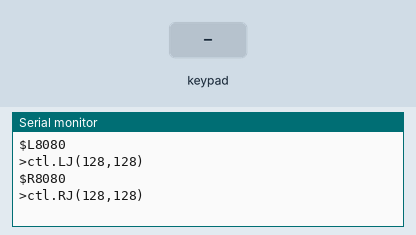
Bench run of a sketch on a simulated Arduino Uno, built with avr-gcc and run on an emulated ATmega328P. Parts: the last lines printed to the serial monitor. The test bench sets the inputs (shaded band). No radio packets arrive unless stated.

Above: at 2.2 s.
2.3 s: key 'U' pressed
At 3.5 s:
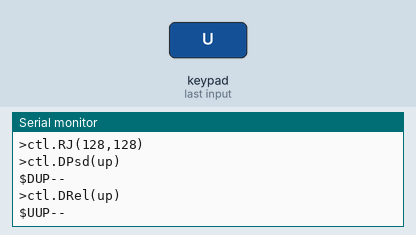
3.8 s: key 'D' pressed
At 5.0 s:
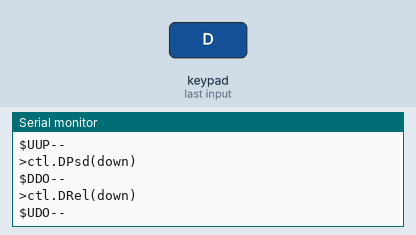
5.3 s: key 'L' pressed
At 6.3 s:
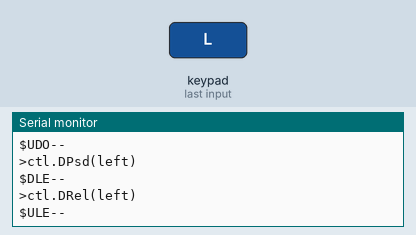
6.8 s: key 'R' pressed
At 8.0 s:
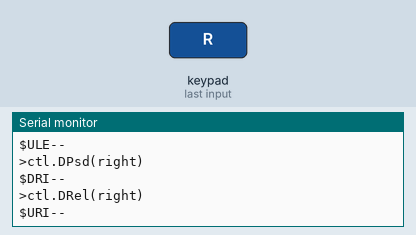
8.3 s: key 'X' pressed
At 9.5 s:
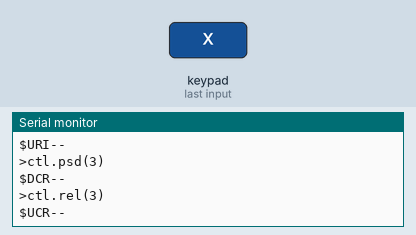
9.8 s: key 'O' pressed
At 10.9 s:
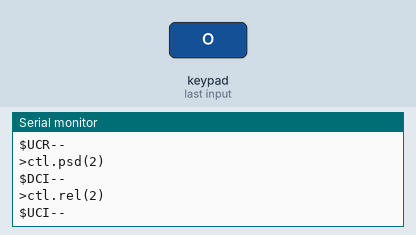

The sketch:

oneControl5_lora.ino
```cpp
#include <PS2X_lib.h>                         /* PS2 Controller Library */
/*
 * IMPORTANTE: INCLUA GRANDES CAPACITORES NA SAÍDA DO REG. 3.3V QUE ALIMENTA O LORA E O CONTROLE PS2
 * INCLUA UM CAPACITOR ENTRE VCC E GND DO LORA
 * REDUZI A VELOCIDADE DO SPI A 250000
 * SE ISSO NÃO FOR FEITO, O CONTROLE PODERÁ REINICIAR QUANDO O LORA TRANSMITE
 *
 * Protocolo antigo: header é >
 * protoc. Novo: header é $
 * O protocolo novo é usado no LoRa
 * O protocolo antigo é enviado pelo serial, por razões de compatibilidade
 */


#include <SPI.h>
#include <LoRa.h>

char payload[6] =">R80FF"; // Should be constant size. Example: >R8080 means right joystick, x = 128, y= 255. > is header


PS2X ps2x;                                    /* create PS2 Controller Class*/
byte Type = 0;
int vibrate = 0;
int RX=0,RY=0,LX=0,LY=0;
int lastRX,lastRY,lastLX,lastLY;
                  //(amarelo,azul),(verde a cinza)

//protocol specific
String header=">ctl.";
String trailer=")\n";
String tmpGlob="";

int value;

// Variables used by the Interpreter

const int dirFields=2;  // Set your number of dirs here
const int argFields=5;  //Set your number of args here
String dir[dirFields];
String strArg[argFields];
int intArg[argFields];
bool hasStrArg[argFields];
bool hasIntArg[argFields];
// Use the following if you want to check for args, commands or forwardables
bool hasArgs=false;
bool gotCmd=false;
bool gotFwd = false;

long startTime, endTime;

String forwardable;
String cmd;

#define uart Serial


/* ------------------------------
Code: Vítor Barbosa (vitorbarbosanc@gmail.com)

Don't forget to upload data alongside with this code to your ESP

ESP8266 tested configs:
  Blue model: 512K Flash, 64KB SPIFFS
  Black model: 1M Flash, 64KB SPIFFS
*/

/*
 * New simple radio protocol
 * U/D/L/R -> key up, down or left/right joystick value
 * {ST, SE, UP, DO, LE, RI, SQ, CI, TR, CR, R1, R2, R3, L1, L2, L3} and 00; or 2 values value 0-255  in hex (00 - FF)for joysticks' x and y
 *
 */


/* Controller protocol:
E.g.: >ctl.psd(start)\n
      >ctl.RJ(128,128)\n
   Begins with ">ctl.", followed by:
   DPsd --> D Pad buton pressed (up,down,left,right)
   DRel --> "  "    "    released
   RPsd --> Right(R1,R2,R3) button pressed
   RRel
   LPsd
   LRel
   LJ --> left joystick, in the form LJ(X,Y) .Eg.: LJ(128,128)
   RJ --> right joystick, ...
   psd --> other button pressed
   rel --> other button released
--------------
      Buttons:
   R --> R1,R2, R3 (3rd is right joystick button)
   L --> L1,L2, L3 (3rd is left joystick button)
   joysticks --> LJ, RJ
  DPad --> up,down,left,right
   other buttons --> start, back/sel, 1,2,3,4   (1,2,3,4 are buttons numbered from the uppermost, clockwise)

   For PS2,PS3,PSX --> 1,2,3,4 are Triangle,Circle, Cross, Square

 */

 void cleanInterpreter(){
         gotFwd=false;
         gotCmd=false;
         forwardable="";
         /* // clean dirs only if necessary
          for(int i=0;i<dirFields;i++){
           dir[i]="";
         }
          */
         for(int i=0; i<argFields; i++) {
                 //intArg[i]=0;
                 //strArg[i]=""; // clean String Arguments only if necessary
                 hasStrArg[i]=false;
                 hasIntArg[i]=false;
         }
 }


void setup(){
        uart.begin(250000);
        cleanInterpreter();
        delay(1000);
        ps2x.config_gamepad(A0,A1,A2,A3, true, true); /* setup pins and settings:  GamePad(clock, command, attention, data, Pressures?, Rumble?) check for error*/
        //ps2x.config_gamepad(2,3,4,5, true, true); /* setup pins and settings:  GamePad(clock, command, attention, data, Pressures?, Rumble?) check for error*/

        Type = ps2x.readType();                  /* Reading type of the PS2 Ccontroller */
        //delay(5000);
        LoRa.setPins(7, 8); //SS, RESET
        LoRa.setSPIFrequency(250000);
        if (!LoRa.begin(433E6)) {
        uart.println("Starting LoRa failed!");
        }

}


void radioWrite(String msg, char header='$'){
  if(header!=0) msg = String(header)+ msg;

  uart.println(msg);
  LoRa.beginPacket();
  LoRa.print(msg);
  LoRa.endPacket();

}


void readJoys(){
  String tmp="";

        LY = ps2x.Analog(PSS_LY);     /* Reading Left stick Y axis */
        LX = ps2x.Analog(PSS_LX);     /* Reading Left stick X axis */
        RY = ps2x.Analog(PSS_RY);     /* Reading Right stick Y axis */
        RX = ps2x.Analog(PSS_RX);     /* Reading Right stick X axis */
        if(LY!=lastLY||LX!=lastLX) {
                String x = String(LX,HEX);
                String y = String(LY,HEX);
                if(x.length()==1) x = String("0") + x;
                if(y.length()==1) y = String("0") + y;

                tmp="L";
                tmp+=x; tmp+=y;
                radioWrite(tmp);

                tmp=header; tmp+="LJ(";
                tmp+=LX; tmp+=","; tmp+=LY; tmp+=trailer;
                uart.print(tmp);

                lastLY=LY; lastLX=LX;
        }
        if(RY!=lastRY||RX!=lastRX) {
                String x = String(RX,HEX);
                String y = String(RY,HEX);
                if(x.length()==1) x = String("0") + x;
                if(y.length()==1) y = String("0") + y;

                tmp="R";
                tmp+=x; tmp+=y;
                radioWrite(tmp);

                tmp=header; tmp+="RJ(";
                tmp+=RX; tmp+=","; tmp+=RY; tmp+=trailer;
                uart.print(tmp);
                lastRY=RY; lastRX=RX;
        }
}

void readBtns(){
  String tmp="";
        if(ps2x.NewButtonState()) {    /* will be TRUE if any button changes state  */

                //-------------
                if(ps2x.ButtonReleased(PSB_L2))       {
                        tmp=header; tmp+="LRel("; tmp+="L2"; tmp+=trailer;
                        uart.print(tmp);
                        radioWrite("UL2--");

                }
                if(ps2x.ButtonReleased(PSB_L1))       {
                        tmp=header; tmp+="LRel("; tmp+="L1"; tmp+=trailer;
                        uart.print(tmp);
                        radioWrite("UL1--");

                }
                if(ps2x.ButtonReleased(PSB_L3))       {
                        tmp=header; tmp+="LRel("; tmp+="L3"; tmp+=trailer;
                        uart.print(tmp);
                        radioWrite("UL3--");

                }
                //----------
                if(ps2x.ButtonReleased(PSB_R2))  {
                        tmp=header; tmp+="RRel("; tmp+="R2"; tmp+=trailer;
                        uart.print(tmp);
                        radioWrite("UR2--");
                }

                if(ps2x.ButtonReleased(PSB_R1))  {
                        tmp=header; tmp+="RRel("; tmp+="R1"; tmp+=trailer;
                        uart.print(tmp);
                        radioWrite("UR1--");
                }
                if(ps2x.ButtonReleased(PSB_R3))  {
                        tmp=header; tmp+="RRel("; tmp+="R3"; tmp+=trailer;
                        uart.print(tmp);
                        radioWrite("UR3--");
                }
                //----------
                if(ps2x.ButtonReleased(PSB_PAD_UP))       {
                        tmp=header; tmp+="DRel("; tmp+="up"; tmp+=trailer;
                        uart.print(tmp);
                        radioWrite("UUP--");
                }
                if(ps2x.ButtonReleased(PSB_PAD_DOWN))  {
                        tmp=header; tmp+="DRel("; tmp+="down"; tmp+=trailer;
                        uart.print(tmp);
                        radioWrite("UDO--");
                }

                if(ps2x.ButtonReleased(PSB_PAD_LEFT))       {
                        tmp=header; tmp+="DRel("; tmp+="left"; tmp+=trailer;
                        uart.print(tmp);
                        radioWrite("ULE--");
                }
                if(ps2x.ButtonReleased(PSB_PAD_RIGHT))  {
                        tmp=header; tmp+="DRel("; tmp+="right"; tmp+=trailer;
                        uart.print(tmp);
                        radioWrite("URI--");
                }

//---------------------

                if(ps2x.ButtonReleased(PSB_START))      {
                        tmp=header; tmp+="rel("; tmp+="start"; tmp+=trailer;
                        uart.print(tmp);
                        radioWrite("UST--");
                }

                if(ps2x.ButtonReleased(PSB_SELECT))      {
                        tmp=header; tmp+="rel("; tmp+="back/sel"; tmp+=trailer;
                        uart.print(tmp);
                        radioWrite("USE--");
                }
                if(ps2x.ButtonReleased(PSB_GREEN))      {//triangle
                        tmp=header; tmp+="rel("; tmp+="1"; tmp+=trailer;
                        uart.print(tmp);
                        radioWrite("UTR--");
                }
                if(ps2x.ButtonReleased(PSB_RED))      {//circle
                        tmp=header; tmp+="rel("; tmp+="2"; tmp+=trailer;
                        uart.print(tmp);
                        radioWrite("UCI--");
                }
                if(ps2x.ButtonReleased(PSB_BLUE))      {//cross
                        tmp=header; tmp+="rel("; tmp+="3"; tmp+=trailer;
                        uart.print(tmp);
                        radioWrite("UCR--");
                }
                if(ps2x.ButtonReleased(PSB_PINK))      {//square
                        tmp=header; tmp+="rel("; tmp+="4"; tmp+=trailer;
                        uart.print(tmp);
                        radioWrite("USQ--");
                }

//----------------------------------------------------------------------------------------------
                if(ps2x.ButtonPressed(PSB_L2))      {
                        tmp=header; tmp+="LPsd("; tmp+="L2"; tmp+=trailer;
                        uart.print(tmp);
                        radioWrite("DL2--");
                }

                if(ps2x.ButtonPressed(PSB_L1))      {
                        tmp=header; tmp+="LPsd("; tmp+="L1"; tmp+=trailer;
                        uart.print(tmp);
                        radioWrite("DL1--");
                }

                if(ps2x.ButtonPressed(PSB_L3))      {
                        tmp=header; tmp+="LPsd("; tmp+="L3"; tmp+=trailer;
                        uart.print(tmp);
                        radioWrite("DL3--");
                }
//-------------
                if(ps2x.ButtonPressed(PSB_R2))      {
                        tmp=header; tmp+="RPsd("; tmp+="R2"; tmp+=trailer;
                        uart.print(tmp);
                        radioWrite("DR2--");
                }

                if(ps2x.ButtonPressed(PSB_R1))      {
                        tmp=header; tmp+="RPsd("; tmp+="R1"; tmp+=trailer;
                        uart.print(tmp);
                        radioWrite("DR1--");
                }
                if(ps2x.ButtonPressed(PSB_R3))      {
                        tmp=header; tmp+="RPsd("; tmp+="R3"; tmp+=trailer;
                        uart.print(tmp);
                        radioWrite("DR3--");
                }
                //---------------
                if(ps2x.ButtonPressed(PSB_PAD_UP))      {
                        tmp=header; tmp+="DPsd("; tmp+="up"; tmp+=trailer;
                        uart.print(tmp);
                        radioWrite("DUP--");
                }

                if(ps2x.ButtonPressed(PSB_PAD_DOWN))      {
                        tmp=header; tmp+="DPsd("; tmp+="down"; tmp+=trailer;
                        uart.print(tmp);
                        radioWrite("DDO--");
                }
                if(ps2x.ButtonPressed(PSB_PAD_LEFT))      {
                        tmp=header; tmp+="DPsd("; tmp+="left"; tmp+=trailer;
                        uart.print(tmp);
                        radioWrite("DLE--");
                }

                if(ps2x.ButtonPressed(PSB_PAD_RIGHT))      {
                        tmp=header; tmp+="DPsd("; tmp+="right"; tmp+=trailer;
                        uart.print(tmp);
                        radioWrite("DRI--");
                }

                if(ps2x.ButtonPressed(PSB_START))      {
                        tmp=header; tmp+="psd("; tmp+="start"; tmp+=trailer;
                        uart.print(tmp);
                        radioWrite("DST--");
                }

                if(ps2x.ButtonPressed(PSB_SELECT))      {
                        tmp=header; tmp+="psd("; tmp+="back/sel"; tmp+=trailer;
                        uart.print(tmp);
                        radioWrite("DSE--");
                }
                if(ps2x.ButtonPressed(PSB_GREEN))      { //triangle
                        tmp=header; tmp+="psd("; tmp+="1"; tmp+=trailer;
                        uart.print(tmp);
                        radioWrite("DTR--");
                }
                if(ps2x.ButtonPressed(PSB_RED))      { //circle
                        tmp=header; tmp+="psd("; tmp+="2"; tmp+=trailer;
                        uart.print(tmp);
                        radioWrite("DCI--");
                }
                if(ps2x.ButtonPressed(PSB_BLUE))      { //cross
                        tmp=header; tmp+="psd("; tmp+="3"; tmp+=trailer;
                        uart.print(tmp);
                        radioWrite("DCR--");
                }
                if(ps2x.ButtonPressed(PSB_PINK))      { //square
                        tmp=header; tmp+="psd("; tmp+="4"; tmp+=trailer;
                        uart.print(tmp);
                        radioWrite("DSQ--");
                }

        }

}

void loop(){

        ps2x.read_gamepad(false, vibrate); /* read controller and set large motor to spin at 'vibrate' speed */
        readJoys();
        readBtns();
        //readStreams();
}


void printData(){
  for(int i=0;i<dirFields;i++){
    uart.print("dir "); uart.print(i); uart.print(":");
    uart.println(dir[i]);
  }
  for(int i=0;i<argFields;i++){
    uart.print("strArg "); uart.print(i); uart.print(":");
    uart.println(strArg[i]);
    uart.print("intArg "); uart.print(i); uart.print(":");
    uart.println(intArg[i]);
  }
}

void interpret(){
// Uncomment the line below to print every dir and arg. Useful for debugging or understanding this code
//printData();

/*if(strcmp(dir[0].c_str(),"wifi")==0){
  if(strcmp(dir[1].c_str(),"led")==0){
    uart.println("command is: wifi.led");

   }
}
*/

if(strcmp(dir[0].c_str(),"ctl")==0){
  if(strcmp(dir[1].c_str(),"vibrate")==0){
    vibrate =intArg[0];

   }
}


// try >friends(Batman,Iron Man)
else if(strcmp(dir[0].c_str(),"dbg")==0){
//  uart.println("got dbg");
String txt = "";txt+=dir[1];txt+=":";
for(int i=0;i<argFields;i++){

  if(hasStrArg[i]){
    if(i>0) txt+=",";
    txt+= strArg[i];
  }
  else if (hasIntArg[i]){
    if(i>0) txt+=",";
     txt+=intArg[i];
  }
}


}


// Don't remove this line
  cleanInterpreter();
}

void  parseArgs(String rawTxt){
        // parses the function arguments. E.g.:(100,10,-25)
        String tmp;
        int old_commaIndex =-1;
        bool oneMore = true;
        for(int i=0; i<argFields; i++) {
                int dotIndex = rawTxt.indexOf('.');
                rawTxt.setCharAt(dotIndex,',');
                int commaIndex = rawTxt.indexOf(',',old_commaIndex+1);

                if(commaIndex!=-1) {
                        tmp= rawTxt.substring(old_commaIndex+1,commaIndex);
                        char c =  tmp.charAt(0);
                        if(c=='.') c=',';
                        if(!isDigit(c)&& c!='-'&& c!='+') {
                          strArg[i] = tmp;
                          hasStrArg[i] = true;
                        }
                        else {
                          intArg[i] = tmp.toInt();
                          hasIntArg[i] = true;
                        }

                        old_commaIndex = commaIndex;
                }
                else if(oneMore) {
                        oneMore=false;
                        tmp = rawTxt.substring(old_commaIndex+1);
                        char c =  tmp.charAt(0);
                        if(!isDigit(c)&& c!='-'&& c!='+'){
                          /*
                           // removes the last ')', using length()-1 because the index starts at 0
                          tmp.remove(tmp.length()-1);
                          */
                          hasStrArg[i] = true;
                          strArg[i] = tmp;
                        }
                        else {
                          intArg[i] = tmp.toInt();
                          hasIntArg[i] = true;
                        }

                }
        }

}


void  parseDirs(String fullTxt){
        //Eg.: >car.go(100,100,20)
        //>car.turn(10)
        //display.show(lalalal)
        //Obs.: fullTxt must already be without '>', use '>' to detect a command in the desired data stream before calling this.
        gotCmd=true;
        int argStartIndex =  fullTxt.indexOf('(');
        int argEndIndex = fullTxt.indexOf(')');
        String rawTxt = fullTxt.substring(0,argStartIndex);

        int old_dotIndex =-1;
        bool oneMore = true;
        for(int i=0; i<dirFields; i++) {
                int dotIndex = rawTxt.indexOf('.',old_dotIndex+1);
                if(dotIndex!=-1) {
                        dir[i] = rawTxt.substring(old_dotIndex+1,dotIndex);
                        old_dotIndex = dotIndex;
                }
                else if(oneMore) {
                        dir[i] = rawTxt.substring(old_dotIndex+1);
                        oneMore =false;
                }
                else dir[i] = "";

        }

        // if there are no arguments, just skip to Interpreter. E.g.: led.red()
        if(argStartIndex+1==argEndIndex) {
                hasArgs=false;
                interpret();
        }
        else {
                String justArgs = fullTxt.substring(argStartIndex+1,argEndIndex);
                hasArgs=true;
                parseArgs(justArgs);
                interpret();
        }
}

void  readStreams(){

        if(uart.available()) {

                char c = uart.read();
                if(c=='>') {
                        String serialTxt = uart.readStringUntil(')');
                        serialTxt+=')';
                        //uart.println(serialTxt);
                        parseDirs(serialTxt);


                }
                else if (c=='\"') {
                        gotFwd=true;
                        forwardable= uart.readStringUntil('\"');
                        // use forwardable here
                }
        }
}
```

Measured:
- after the input at 2.3 s, the serial monitor: prints a new line at once (image 1)
- after the input at 3.8 s, the serial monitor: prints a new line at once (image 2)
- after the input at 5.3 s, the serial monitor: prints a new line at once (image 3)
- after the input at 6.8 s, the serial monitor: prints a new line at once (image 4)
- after the input at 8.3 s, the serial monitor: prints a new line at once (image 5)
- after the input at 9.8 s, the serial monitor: prints a new line at once (image 6)
